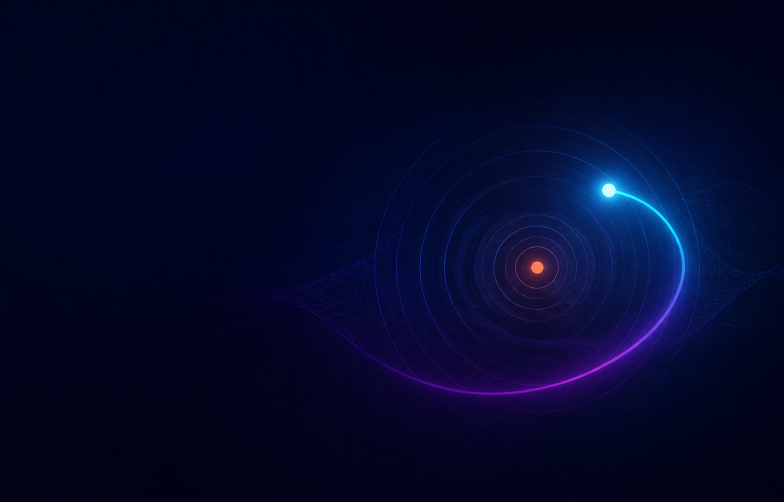
#> input picture store-assets/source/promo-background.png, 1568 x 1003 px (shown at 1/2 size)
$ python build_store_assets.py
#> lines starting #> are read from the running program, lines starting #| are printed output that depends on the picture
#> in build_listing_screenshot, background is the input picture: PIL image 1568x1003 RGB; mean R, G, B 3.7, 8.4, 42
from __future__ import annotations

from pathlib import Path

from PIL import Image, ImageDraw, ImageFilter, ImageFont, ImageOps


ROOT = Path(__file__).resolve().parents[1]
STORE = ROOT / "store-assets"
BACKGROUND = STORE / "source" / "promo-background.png"
ICON = ROOT / "extension" / "assets" / "icons" / "icon-source-1024.png"
SCREENSHOTS = ROOT / "output" / "playwright"
FONT_REGULAR = Path(r"C:\Windows\Fonts\segoeui.ttf")
FONT_BOLD = Path(r"C:\Windows\Fonts\segoeuib.ttf")


def font(size: int, *, bold: bool = False) -> ImageFont.FreeTypeFont:
    return ImageFont.truetype(str(FONT_BOLD if bold else FONT_REGULAR), size)


def cover(image: Image.Image, size: tuple[int, int]) -> Image.Image:
#> called with size = (1280, 800)
    return ImageOps.fit(image.convert("RGB"), size, method=Image.Resampling.LANCZOS)


def add_readability_gradient(canvas: Image.Image, strength: int = 205) -> None:
#> called with strength = 205
    width, height = canvas.size
#> width = 1280; height = 800
    overlay = Image.new("RGBA", canvas.size, (0, 0, 0, 0))
#> overlay: PIL image 1280x800 RGBA; every value is 0
    pixels = overlay.load()
    for x in range(width):
        ratio = x / max(1, width - 1)
        alpha = int(strength * max(0, 1 - ratio * 1.45))
        for y in range(height):
            pixels[x, y] = (3, 7, 22, alpha)
    canvas.alpha_composite(overlay)
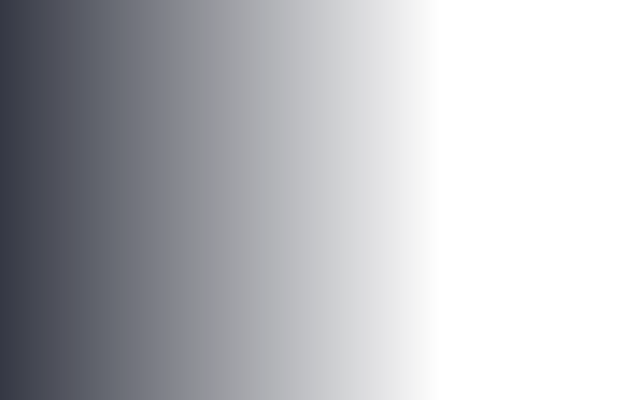
#> overlay: PIL image 1280x800 RGBA (shown at 1/2 size); mean R, G, B, A 3, 7, 22, 70.4; transparent parts drawn white


def rounded_panel(image: Image.Image, size: tuple[int, int], radius: int = 24) -> Image.Image:
    fitted = ImageOps.fit(
        image.convert("RGB"),
        size,
        method=Image.Resampling.LANCZOS,
        centering=(0.5, 0.0),
    )
    mask = Image.new("L", size, 0)
    ImageDraw.Draw(mask).rounded_rectangle((0, 0, size[0] - 1, size[1] - 1), radius, fill=255)
    result = Image.new("RGBA", size, (0, 0, 0, 0))
    result.paste(fitted, (0, 0), mask)
    return result


def draw_brand(draw: ImageDraw.ImageDraw, x: int, y: int, size: int) -> int:
#> (the run stopped early here; a loop or call above may not have finished)
